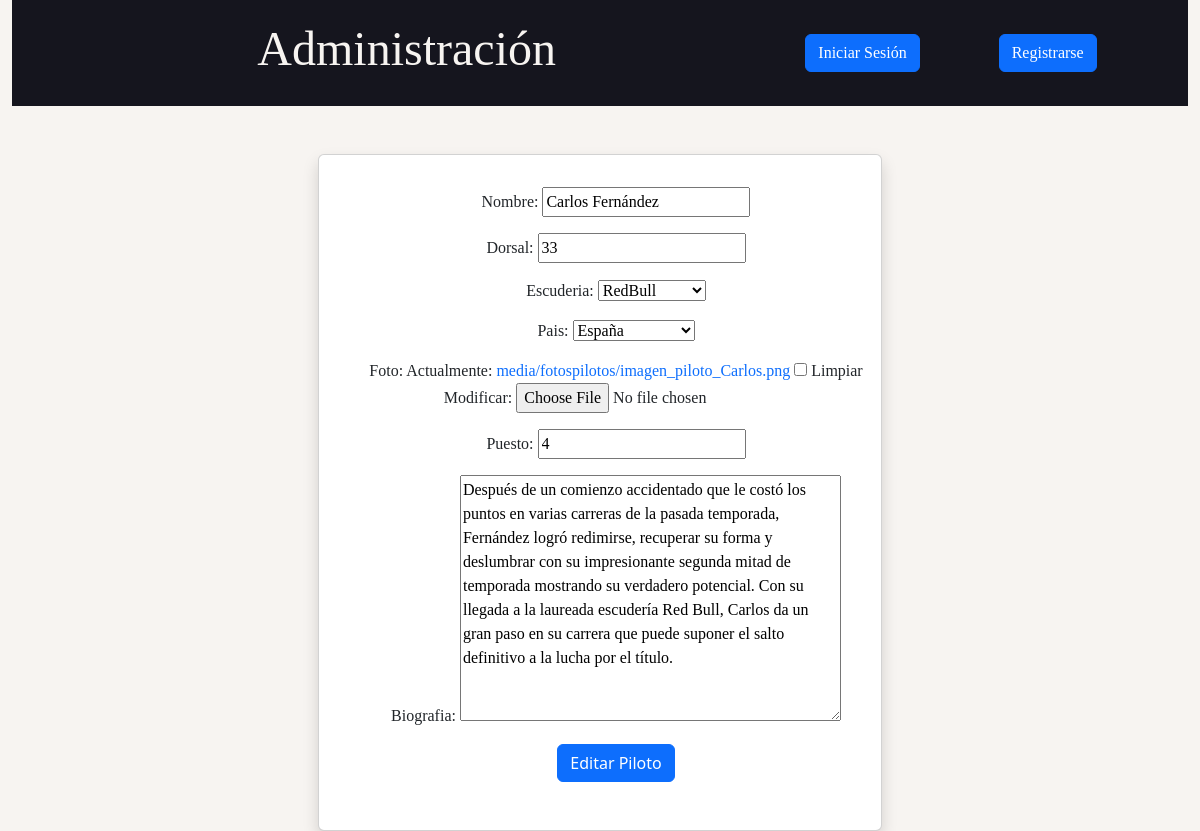
The app's page /inicio/admin/piloto/editar/5 with its own data.
### mundialitopx/models.py (models this page shows, shortened)
class Piloto(models.Model):
    nombre = models.CharField(max_length=100)
    puntos = models.IntegerField(default=0)
    pais = models.ForeignKey(Pais, on_delete=models.CASCADE)
    dorsal = models.IntegerField()
    escuderia = models.ForeignKey(Escuderia, on_delete=models.CASCADE)
    puesto = models.IntegerField(validators=[MinValueValidator(1),MaxValueValidator(20)])
    biografia = models.TextField()
    foto = models.ImageField(upload_to='media/fotospilotos/', null=True, blank=True)

class Escuderia(models.Model):
    nombre = models.CharField(max_length=100)
    alias = models.CharField(max_length=100)
    monoplaza = models.ImageField(upload_to='media/monoplazas/', null=True, blank=True)
    pais = models.ForeignKey(Pais, on_delete=models.CASCADE)
    logo = models.ImageField(upload_to='media/logos/', null=True, blank=True)
    puesto = models.IntegerField(validators=[MinValueValidator(1),MaxValueValidator(20)])
    descripcion = models.TextField()
    puntos = models.IntegerField(default=0)
    def __str__(self):
        return self.nombre

class Pais(models.Model):
    nombre = models.CharField(max_length=100)
    bandera = models.ImageField(upload_to='media/banderas/', null=True, blank=True)
    def __str__(self):
        return self.nombre
    class Meta:
        verbose_name_plural = 'Paises'

### mundialitopx/views.py (the view)
# urls.py: path('inicio/admin/piloto/editar/<int:pk>', EditarPiloto.as_view(), name='editar_piloto'),
class EditarPiloto(UpdateView):
    model = Piloto
    fields = ["nombre", "dorsal", "escuderia", "pais", "foto", "puesto", "biografia"]
    template_name = "mundialitopx/admin/pilotos/editar.html"
    template_name_suffix = "_update_form"
    success_url = reverse_lazy("admin")

### mundialitopx/templates/mundialitopx/admin/pilotos/editar.html (shortened to what this page needs)
{% extends 'mundialitopx/base.html' %}
{% load static %}
    {% block content %}
    <div class="container-fluid">
        <div class="row pt-5">
            <div class="col-6 offset-3">
                <div class="card p-3 shadow">
                    <div class="row ">
                        <div class="col-12 borber border-3 m-3">
                            <form action="{% url 'editar_piloto' object.id %}" enctype="multipart/form-data" method="post">
                                {{ form.as_p }}
                                <button class="btn btn-primary" type="submit">Editar Piloto</button>
                            </form>
                        </div>
                    </div>
                </div>
            </div>
        </div>
    </div>
    {% endblock %}

### mundialitopx/static/css/style.css (style rules this page uses)
body { background-color: #F7F4F1; }
a { text-decoration: none; }
p { font-family: 'f1-regular'; }
a { font-family: 'f1-regular'; }

### records on screen
Piloto: nombre "Carlos Fernández", dorsal "33", escuderia "RedBull", pais "España", puesto "4", biografia "Después de un comienzo accidentado que le costó los puntos en varias carreras de la pasada temporada, Fernández logró redimirse, recuperar su forma y deslumbrar con su impresionante segunda mitad de temporada mostrando su verdadero potencial. Con su llegada a la laureada escudería Red Bull, Carlos da un gran paso en su carrera que puede suponer el salto definitivo a la lucha por el título."
